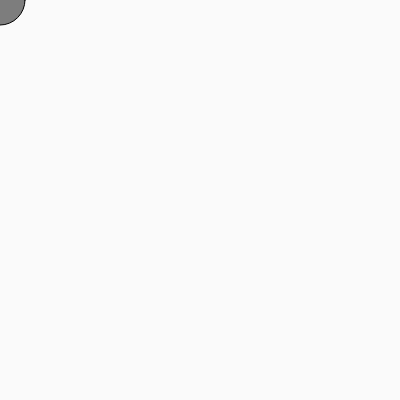
Frame 1 (no input)
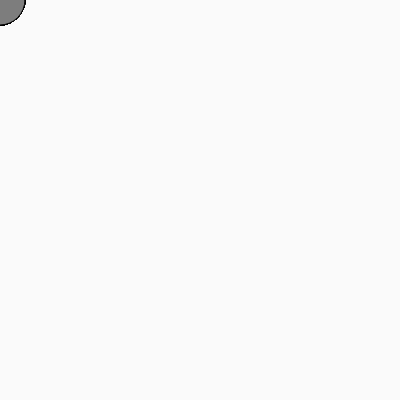
Frame 60 (no input)
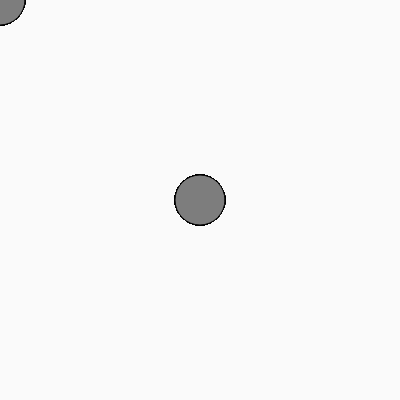
Frame 120 (the mouse pressed at the canvas centre since frame 60)

The p5.js sketch that drew these frames (run headless with seeded random() and noise() and a simulated clock; from frame 60 on, the mouse is pressed at the canvas centre):

// p5.js sketch
// ── sketch.js
let cx, cy;
let frozen = false;

function setup() {
	createCanvas(400, 400);
	background(250);
	cx = width / 2;
	cy = height / 2;
}

function draw() {
	// alternate fill color every 5 seconds
	const period = 5000; // milliseconds
	const phase = Math.floor(millis() / period) % 2;
	const colorA = color(125);
	const colorB = color(250);
	if (phase === 0) {
		fill(colorA);
	} else {
		fill(colorB);
	}

	// Freeze the circle's position while the mouse is pressed.
	if (mouseIsPressed) {
		if (!frozen) {
			frozen = true;
			cx = mouseX;
			cy = mouseY;
		}
	} else {
		// when not pressed, follow the mouse
		frozen = false;
		cx = mouseX;
		cy = mouseY;
	}

	circle(cx, cy, 50);
}


// ── sketch2.js
function setup(){
    createCanvas(400,400);
    background("rgb()")
}
// ── style.css
html, body {
  margin: 0;
  height: 100%;
  padding: 0;
  align-items: center;
  justify-content: center;
  display: flex;
}

canvas {
  display: block;
}
